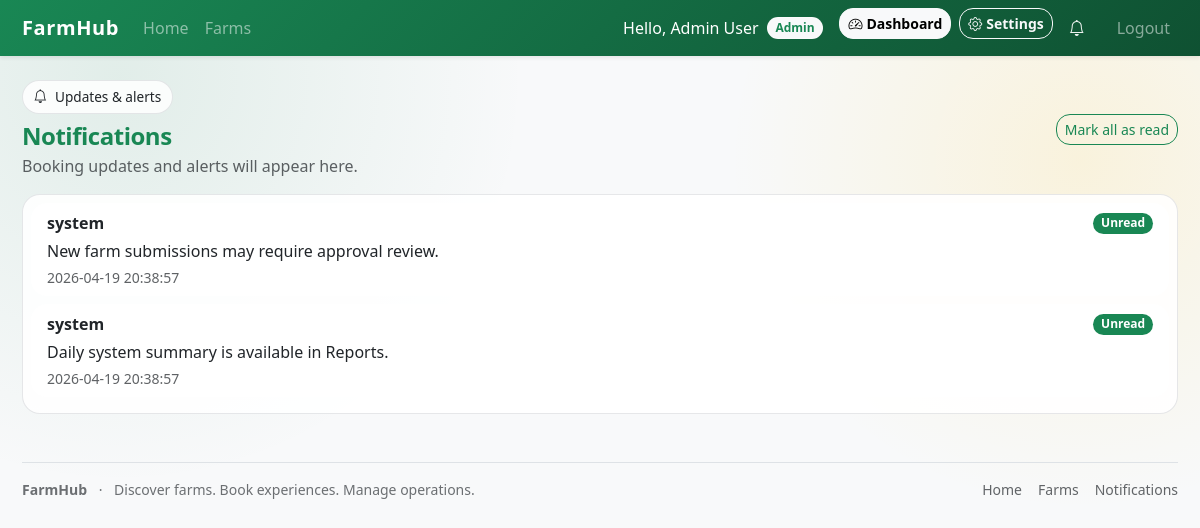
The app's page /public/notifications (signed in) with its own data.
### tables this page shows
CREATE TABLE IF NOT EXISTS notifications (
  id INT UNSIGNED AUTO_INCREMENT PRIMARY KEY,
  user_id INT UNSIGNED NOT NULL,
  type ENUM('booking','reminder','owner_alert','system') NOT NULL DEFAULT 'booking',
  message TEXT NOT NULL,
  is_read TINYINT(1) NOT NULL DEFAULT 0,
  read_at TIMESTAMP NULL DEFAULT NULL,
  created_at TIMESTAMP NOT NULL DEFAULT CURRENT_TIMESTAMP,
  INDEX idx_notifications_user (user_id),
  CONSTRAINT fk_notifications_user
    FOREIGN KEY (user_id) REFERENCES users(id)
    ON DELETE RESTRICT
    ON UPDATE CASCADE
);

### app/controllers/NotificationController.php (called while the page is built, shortened)
<?php
class NotificationController extends BaseController
{
    public function index(): void
    {
        $user = $this->user();
        $notifModel = new Notification();
        $notifications = $notifModel->getForUser((int)$user['id'], 50, 0);
        $this->view('notifications/index', ['notifications' => $notifications]);
    }
}

### core/Router.php (called while the page is built, shortened)
<?php
class Router
{
    private array $routes = [
        'GET' => [],
        'POST' => [],
    ];
    public function get(string $path, string $handler): void
    {
        $this->routes['GET'][$this->normalize($path)] = $handler;
    }
    public function post(string $path, string $handler): void
    {
        $this->routes['POST'][$this->normalize($path)] = $handler;
    }
    public function dispatch(string $uri, string $method): void
    {
        $rawPath = parse_url($uri, PHP_URL_PATH) ?? '/';
        $publicPos = strrpos($rawPath, '/public');
        if ($publicPos !== false) {
            $path = substr($rawPath, $publicPos + strlen('/public'));
        } else {
            $path = $rawPath;
        }
        $path = $this->normalize($path);
        $method = strtoupper($method);
        $handler = $this->routes[$method][$path] ?? null;
        [$controllerName, $action] = explode('@', $handler);
        $controller = new $controllerClass();
        $controller->$action();
    }
    private function normalize(string $path): string
    {
        $path = rtrim($path, '/');
        return $path === '' ? '/' : $path;
    }
}

### public/index.php (called while the page is built, shortened)
<?php
require_once dirname(__DIR__) . '/core/bootstrap.php';
$router = new Router();
$router->get('/', 'HomeController@index');
$router->get('/farms', 'FarmController@index');
$router->get('/farm/view', 'FarmController@show');
$router->post('/search/farms', 'FarmController@search');
$router->post('/favorite/toggle', 'FarmController@toggleFavorite');
$router->get('/visitor/favorites', 'FarmController@favorites');
$router->post('/review/submit', 'FarmController@submitReview');
$router->post('/review/delete', 'FarmController@deleteReview');
$router->get('/login', 'AuthController@showLogin');
$router->post('/login', 'AuthController@login');
$router->get('/register', 'AuthController@showRegister');
$router->post('/register', 'AuthController@register');
$router->get('/logout', 'AuthController@logout');
$router->get('/booking/availability', 'BookingController@availability');
$router->post('/booking/create', 'BookingController@create');
$router->post('/booking/update-status', 'BookingController@updateStatus');
$router->post('/booking/cancel', 'BookingController@cancel');
$router->get('/dashboard/owner', 'OwnerDashboardController@index');
$router->get('/dashboard/owner/bookings', 'OwnerDashboardController@bookings');
$router->get('/dashboard/admin', 'AdminDashboardController@index');
$router->get('/dashboard/visitor', 'VisitorDashboardController@index');
$router->get('/visitor/bookings', 'VisitorDashboardController@bookings');
$router->get('/owner/farms', 'OwnerFarmController@index');
$router->get('/owner/farm/create', 'OwnerFarmController@create');
$router->post('/owner/farm/store', 'OwnerFarmController@store');
$router->get('/owner/farm/edit', 'OwnerFarmController@edit');
$router->post('/owner/farm/update', 'OwnerFarmController@update');
$router->post('/owner/farm/delete', 'OwnerFarmController@delete');
$router->post('/owner/farm/image/delete', 'OwnerFarmController@deleteImage');
$router->get('/owner/farm/activities', 'OwnerActivityController@index');
$router->get('/owner/farm/activity/create', 'OwnerActivityController@create');
$router->post('/owner/farm/activity/store', 'OwnerActivityController@store');
$router->get('/owner/farm/activity/edit', 'OwnerActivityController@edit');
$router->post('/owner/farm/activity/update', 'OwnerActivityController@update');
$router->post('/owner/farm/activity/delete', 'OwnerActivityController@delete');
$router->get('/owner/farm/schedules', 'OwnerScheduleController@index');
$router->get('/owner/farm/schedule/create', 'OwnerScheduleController@create');
$router->post('/owner/farm/schedule/store', 'OwnerScheduleController@store');
$router->get('/owner/farm/schedule/edit', 'OwnerScheduleController@edit');
$router->post('/owner/farm/schedule/update', 'OwnerScheduleController@update');
$router->post('/owner/farm/schedule/delete', 'OwnerScheduleController@delete');
$router->get('/notifications', 'NotificationController@index');
$router->post('/notifications/mark-read', 'NotificationController@markRead');
$router->get('/notifications/unread-count', 'NotificationController@unreadCount');
$router->get('/settings', 'SettingsController@index');
$router->post('/settings', 'SettingsController@update');
$router->get('/admin/farms', 'AdminFarmController@index');
$router->post('/admin/farms/update-status', 'AdminFarmController@updateStatus');
$router->get('/admin/users', 'AdminUserController@index');
$router->post('/admin/users/update-role', 'AdminUserController@updateRole');
$router->post('/admin/users/toggle-status', 'AdminUserController@toggleStatus');
$router->get('/admin/reports', 'AdminReportController@index');
$router->post('/admin/reports/generate', 'AdminReportController@generate');
$router->get('/admin/activity', 'AdminActivityController@index');
$router->get('/admin/alerts', 'AdminAlertController@index');
$router->dispatch($_SERVER['REQUEST_URI'], $_SERVER['REQUEST_METHOD']);

### core/bootstrap.php (called while the page is built, shortened)
<?php
spl_autoload_register(function (string $class): void {
    $prefixes = [
        'Core\\' => dirname(__DIR__) . '/core/',
        'Controllers\\' => dirname(__DIR__) . '/app/controllers/',
        'Models\\' => dirname(__DIR__) . '/app/models/',
    ];
    foreach ($prefixes as $prefix => $baseDir) {
        $len = strlen($prefix);
        if (strncmp($class, $prefix, $len) !== 0) {
            continue;
        }
        $relativeClass = substr($class, $len);
        $file = $baseDir . str_replace('\\', '/', $relativeClass) . '.php';
        if (file_exists($file)) {
            return;
        }
    }
});
require_once dirname(__DIR__) . '/core/helpers.php';

### config/database.php (called while the page is built, shortened)
<?php
return [
    'host' => 'localhost',
    'dbname' => 'farmhub',
    'user' => 'root',
    'password' => '',
];

### core/Database.php (called while the page is built, shortened)
<?php
class Database
{
    private static ?PDO $instance = null;
    public static function getInstance(): PDO
    {
        if (self::$instance === null) {
            $config = require dirname(__DIR__) . '/config/database.php';
            $dsn = sprintf(
                'mysql:host=%s;dbname=%s;charset=utf8mb4',
                $config['host'],
                $config['dbname']
            );
            try {
                self::$instance = new PDO($dsn, $config['user'], $config['password'], [
                    PDO::ATTR_ERRMODE => PDO::ERRMODE_EXCEPTION,
                    PDO::ATTR_DEFAULT_FETCH_MODE => PDO::FETCH_ASSOC,
                    PDO::ATTR_EMULATE_PREPARES => false,
                ]);
            } catch (PDOException $e) {
                error_log('Database connection error: ' . $e->getMessage());
                http_response_code(500);
                echo 'Database connection error.';
                exit;
            }
        }
        return self::$instance;
    }
}

### core/BaseModel.php (called while the page is built, shortened)
<?php
abstract class BaseModel
{
    public function __construct()
    {
        $this->db = Database::getInstance();
    }
}

### app/models/Notification.php (called while the page is built, shortened)
<?php
class Notification extends BaseModel
{
    public function getForUser(int $userId, int $limit = 20, int $offset = 0): array
    {
        $stmt = $this->db->prepare(
            'SELECT * FROM notifications
             WHERE user_id = :user_id
             ORDER BY created_at DESC
             LIMIT :limit OFFSET :offset'
        );
        $stmt->bindValue(':user_id', $userId, PDO::PARAM_INT);
        $stmt->bindValue(':limit', $limit, PDO::PARAM_INT);
        $stmt->bindValue(':offset', $offset, PDO::PARAM_INT);
        $stmt->execute();
        return $stmt->fetchAll(PDO::FETCH_ASSOC);
    }
}

### core/helpers.php (called while the page is built, shortened)
<?php
function e(string $value): string
{
    return htmlspecialchars($value, ENT_QUOTES, 'UTF-8');
}

### app/views/notifications/index.php (the view, shortened to what this page needs)
<div class="d-flex justify-content-between align-items-center mb-3">
    <div>
        <div class="fh-chip d-inline-flex align-items-center gap-2 mb-2">
            <i class="bi bi-bell"></i>
            <span>Updates & alerts</span>
        </div>
        <h1 class="h4 fw-bold text-success mb-1 fh-section-title">Notifications</h1>
        <p class="fh-muted mb-0">Booking updates and alerts will appear here.</p>
    </div>
    <button id="mark-read" class="btn btn-outline-success btn-sm">Mark all as read</button>
</div>
<?php if (!empty($notifications)): ?>
    <div class="list-group fh-card-soft p-2">
        <?php foreach ($notifications as $n): ?>
            <?php $isRead = ((int)($n['is_read'] ?? 0) === 1); ?>
            <div class="list-group-item d-flex flex-column gap-1 border-0 rounded-4 mb-2 <?= $isRead ? '' : 'border border-success' ?>">
                <div class="d-flex justify-content-between align-items-center gap-3">
                    <div class="fw-semibold">
                        <?= e((string)($n['type'] ?? 'booking')) ?>
                    </div>
                    <?php if (!$isRead): ?>
                        <span class="badge text-bg-success">Unread</span>
                    <?php endif; ?>
                </div>
                <div><?= e((string)($n['message'] ?? '')) ?></div>
                <div class="fh-muted small">
                    <?= e((string)($n['created_at'] ?? '')) ?>
                </div>
            </div>
        <?php endforeach; ?>
    </div>
<?php else: ?>
    <div class="fh-card-soft p-4">
        No notifications yet.
    </div>
<?php endif; ?>

### public/assets/css/style.css (style rules this page uses)
:root { --fh-radius: 18px; --fh-radius-sm: 14px; --fh-shadow: 0 10px 30px rgba(16, 24, 40, 0.10); --fh-shadow-sm: 0 6px 18px rgba(16, 24, 40, 0.10); --fh-border: rgba(16, 24, 40, 0.10); }
html, body { height: 100%; }
body { font-family: system-ui, -apple-system, BlinkMacSystemFont, "Segoe UI", sans-serif; background: radial-gradient(900px circle at 10% 10%, rgba(25, 135, 84, 0.10), transparent 45%), radial-gradient(700px circle at 90% 20%, rgba(255, 193, 7, 0.12), transparent 50%), #f7f8fa; }
.fh-card-soft { border: 1px solid var(--fh-border) !important; border-radius: var(--fh-radius) !important; background: rgba(255, 255, 255, 0.88); }
.fh-section-title { letter-spacing: -0.02em; }
.fh-muted { color: rgba(33, 37, 41, 0.72) !important; }
.fh-chip { border: 1px solid var(--fh-border); background: rgba(255, 255, 255, 0.85); border-radius: 999px; padding: 0.35rem 0.65rem; font-size: 0.85rem; }
.btn { border-radius: 14px; }
.badge { border-radius: 999px; }

### records on screen
notifications: type "system", is_read "Unread", message "New farm submissions may require approval review.", created_at "2026-04-19 20:38:57"
notifications: type "system", is_read "Unread", message "Daily system summary is available in Reports.", created_at "2026-04-19 20:38:57"

### other values on screen
$_SESSION['user']['name'] "Admin User"
$role "Admin"
